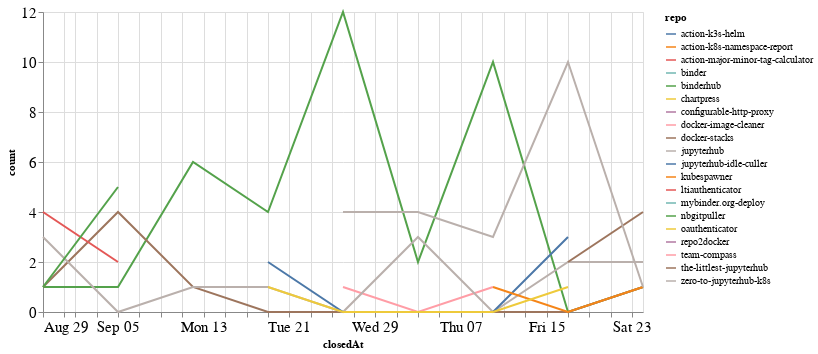

Here is the notebook cell this chart was saved with:
### Code cell
closed_by_time = closed_by.groupby('repo').resample('W', on='closedAt').count()['author'].reset_index()
closed_by_time = closed_by_time.rename(columns={'author': 'count'})

alt.Chart(closed_by_time, width=600).mark_line().encode(
    x='closedAt',
    y='count',
    color='repo',
    tooltip="repo"
)

### Figure 1 — Vega-Lite specification as saved in the notebook (floating-point values rounded to 4 significant figures)
{"config": {"axisLeft": {"labelFontSize": 15}, "axisBottom": {"labelFontSize": 15}}, "data": {"name": "data-42a528fa6728111795e7f8fab8c1bb18"}, "mark": "line", "encoding": {"color": {"type": "nominal", "field": "repo"}, "tooltip": {"type": "nominal", "field": "repo"}, "x": {"type": "temporal", "field": "closedAt"}, "y": {"type": "quantitative", "field": "count"}}, "width": 600, "$schema": "https://vega.github.io/schema/vega-lite/v4.8.1.json", "datasets": {"data-42a528fa6728111795e7f8fab8c1bb18": [{"repo": "action-k3s-helm", "closedAt": "2021-10-10T00:00:00", "count": 2}, {"repo": "action-k8s-namespace-report", "closedAt": "2021-09-26T00:00:00", "count": 1}, {"repo": "action-major-minor-tag-calculator", "closedAt": "2021-09-26T00:00:00", "count": 1}, {"repo": "binder", "closedAt": "2021-10-03T00:00:00", "count": 1}, {"repo": "binderhub", "closedAt": "2021-08-29T00:00:00", "count": 1}, {"repo": "binderhub", "closedAt": "2021-09-05T00:00:00", "count": 1}, {"repo": "binderhub", "closedAt": "2021-09-12T00:00:00", "count": 6}, {"repo": "binderhub", "closedAt": "2021-09-19T00:00:00", "count": 4}, {"repo": "binderhub", "closedAt": "2021-09-26T00:00:00", "count": 12}, {"repo": "binderhub", "closedAt": "2021-10-03T00:00:00", "count": 2}, {"repo": "binderhub", "closedAt": "2021-10-10T00:00:00", "count": 10}, {"repo": "binderhub", "closedAt": "2021-10-17T00:00:00", "count": 0}, {"repo": "binderhub", "closedAt": "2021-10-24T00:00:00", "count": 1}, {"repo": "chartpress", "closedAt": "2021-09-05T00:00:00", "count": 1}, {"repo": "configurable-http-proxy", "closedAt": "2021-09-19T00:00:00", "count": 1}, {"repo": "docker-image-cleaner", "closedAt": "2021-09-26T00:00:00", "count": 1}, {"repo": "docker-image-cleaner", "closedAt": "2021-10-03T00:00:00", "count": 0}, {"repo": "docker-image-cleaner", "closedAt": "2021-10-10T00:00:00", "count": 1}, {"repo": "docker-stacks", "closedAt": "2021-08-29T00:00:00", "count": 1}, {"repo": "docker-stacks", "closedAt": "2021-09-05T00:00:00", "count": 4}, {"repo": "docker-stacks", "closedAt": "2021-09-12T00:00:00", "count": 1}, {"repo": "docker-stacks", "closedAt": "2021-09-19T00:00:00", "count": 0}, {"repo": "docker-stacks", "closedAt": "2021-09-26T00:00:00", "count": 0}, {"repo": "docker-stacks", "closedAt": "2021-10-03T00:00:00", "count": 0}, {"repo": "docker-stacks", "closedAt": "2021-10-10T00:00:00", "count": 0}, {"repo": "docker-stacks", "closedAt": "2021-10-17T00:00:00", "count": 0}, {"repo": "docker-stacks", "closedAt": "2021-10-24T00:00:00", "count": 1}, {"repo": "jupyterhub", "closedAt": "2021-08-29T00:00:00", "count": 3}, {"repo": "jupyterhub", "closedAt": "2021-09-05T00:00:00", "count": 0}, {"repo": "jupyterhub", "closedAt": "2021-09-12T00:00:00", "count": 1}, {"repo": "jupyterhub", "closedAt": "2021-09-19T00:00:00", "count": 1}, {"repo": "jupyterhub", "closedAt": "2021-09-26T00:00:00", "count": 0}, {"repo": "jupyterhub", "closedAt": "2021-10-03T00:00:00", "count": 3}, {"repo": "jupyterhub", "closedAt": "2021-10-10T00:00:00", "count": 0}, {"repo": "jupyterhub", "closedAt": "2021-10-17T00:00:00", "count": 2}, {"repo": "jupyterhub", "closedAt": "2021-10-24T00:00:00", "count": 2}, {"repo": "jupyterhub-idle-culler", "closedAt": "2021-09-19T00:00:00", "count": 2}, {"repo": "jupyterhub-idle-culler", "closedAt": "2021-09-26T00:00:00", "count": 0}, {"repo": "jupyterhub-idle-culler", "closedAt": "2021-10-03T00:00:00", "count": 0}, {"repo": "jupyterhub-idle-culler", "closedAt": "2021-10-10T00:00:00", "count": 0}, {"repo": "jupyterhub-idle-culler", "closedAt": "2021-10-17T00:00:00", "count": 3}, {"repo": "kubespawner", "closedAt": "2021-10-10T00:00:00", "count": 1}, {"repo": "kubespawner", "closedAt": "2021-10-17T00:00:00", "count": 0}, {"repo": "kubespawner", "closedAt": "2021-10-24T00:00:00", "count": 1}, {"repo": "ltiauthenticator", "closedAt": "2021-08-29T00:00:00", "count": 4}, {"repo": "ltiauthenticator", "closedAt": "2021-09-05T00:00:00", "count": 2}, {"repo": "mybinder.org-deploy", "closedAt": "2021-10-17T00:00:00", "count": 1}, {"repo": "nbgitpuller", "closedAt": "2021-08-29T00:00:00", "count": 1}, {"repo": "nbgitpuller", "closedAt": "2021-09-05T00:00:00", "count": 5}, {"repo": "oauthenticator", "closedAt": "2021-09-19T00:00:00", "count": 1}, {"repo": "oauthenticator", "closedAt": "2021-09-26T00:00:00", "count": 0}, {"repo": "oauthenticator", "closedAt": "2021-10-03T00:00:00", "count": 0}, {"repo": "oauthenticator", "closedAt": "2021-10-10T00:00:00", "count": 0}, {"repo": "oauthenticator", "closedAt": "2021-10-17T00:00:00", "count": 1}, {"repo": "repo2docker", "closedAt": "2021-08-29T00:00:00", "count": 2}, {"repo": "team-compass", "closedAt": "2021-10-03T00:00:00", "count": 1}, {"repo": "the-littlest-jupyterhub", "closedAt": "2021-10-17T00:00:00", "count": 2}, {"repo": "the-littlest-jupyterhub", "closedAt": "2021-10-24T00:00:00", "count": 4}, {"repo": "zero-to-jupyterhub-k8s", "closedAt": "2021-09-26T00:00:00", "count": 4}, {"repo": "zero-to-jupyterhub-k8s", "closedAt": "2021-10-03T00:00:00", "count": 4}, {"repo": "zero-to-jupyterhub-k8s", "closedAt": "2021-10-10T00:00:00", "count": 3}, {"repo": "zero-to-jupyterhub-k8s", "closedAt": "2021-10-17T00:00:00", "count": 10}, {"repo": "zero-to-jupyterhub-k8s", "closedAt": "2021-10-24T00:00:00", "count": 1}]}}
